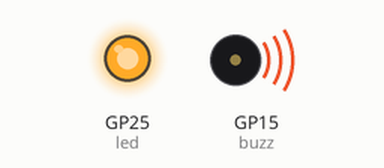
This program was run on a simulated Raspberry Pi Pico running MicroPython. Parts: output pins drawn as LEDs (lit = HIGH), buzzer (waves = sounding). What the program prints to the serial console is not drawn. At 9.3 s the program stops and its outputs stay as they are.

Above: at 0.23 s.
At 8.9 s:
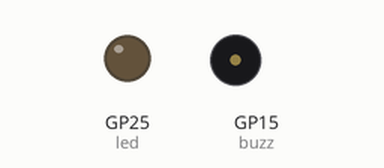
Timing chart, 0 to 10.6 s (numbered marks = the images above):
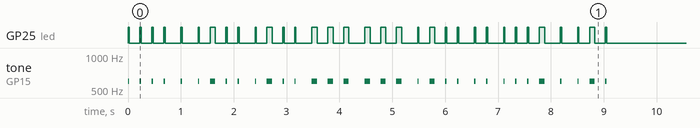

Measured:
- by itself, tone on GP15 (buzz): plays 600 Hz for 0.03 s, 600 Hz for 0.03 s, 600 Hz for 0.03 s, 600 Hz for 0.03 s, 600 Hz for 0.03 s, 600 Hz for 0.03 s … (33 notes in this stretch)

The program:

main.py
```python
from machine import Pin, PWM
import time

led = Pin("LED", Pin.OUT)
buzz = PWM(Pin(15))
buzz.freq(600)  # Set buzzer tone frequency

def beep(duration):
    led.on()
    buzz.duty_u16(30000)
    time.sleep(duration)
    buzz.duty_u16(0)
    led.off()
    time.sleep(0.2)  # Gap between beeps

characters = {
    'A': '.-', 'B': '-...', 'C': '-.-.', 'D': '-..', 'E': '.',
    'F': '..-.', 'G': '--.', 'H': '....', 'I': '..', 'J': '.---',
    'K': '-.-', 'L': '.-..', 'M': '--', 'N': '-.', 'O': '---',
    'P': '.--.', 'Q': '--.-', 'R': '.-.', 'S': '...', 'T': '-',
    'U': '..-', 'V': '...-', 'W': '.--', 'X': '-..-', 'Y': '-.--',
    'Z': '--..'
}

long = 0.1
short = 0.025

string = "Hello oliver".upper()

morse = []

for i in range(len(string)):
    if string[i] in characters:
        morse.append(characters[string[i]])

morseCode = ' '.join(morse)
print("Morse Code:", morseCode)

for i in range(len(morseCode)):
    if morseCode[i] == '.':
        beep(short)
    elif morseCode[i] == '-':
        beep(long)
    elif morseCode[i] == ' ':
        time.sleep(long)

led.off()

exit()
```
